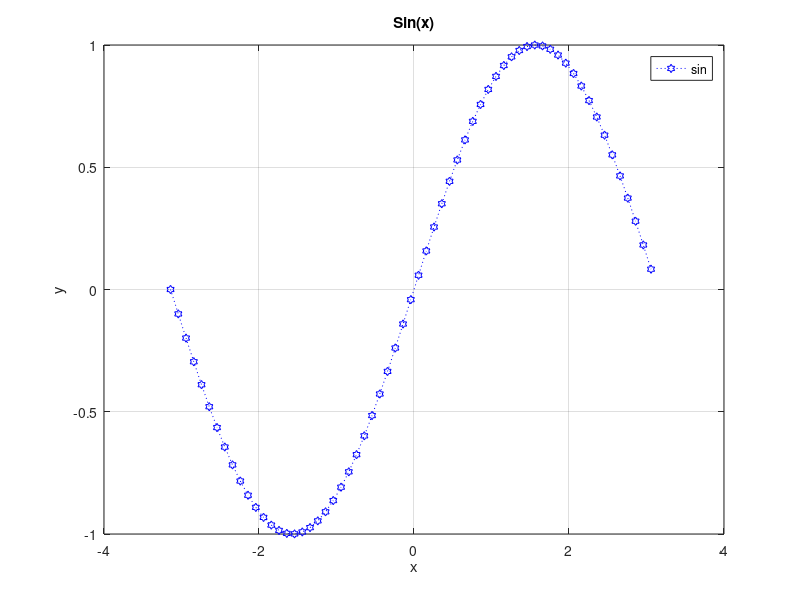
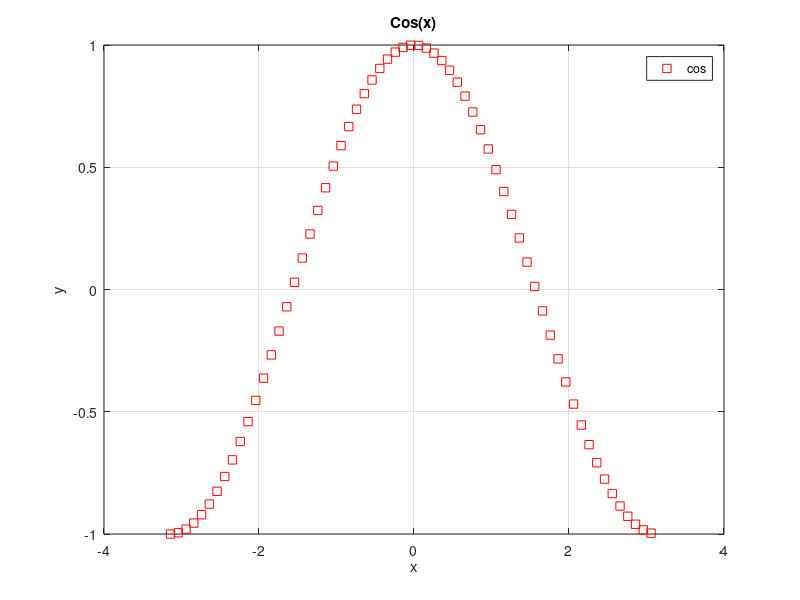
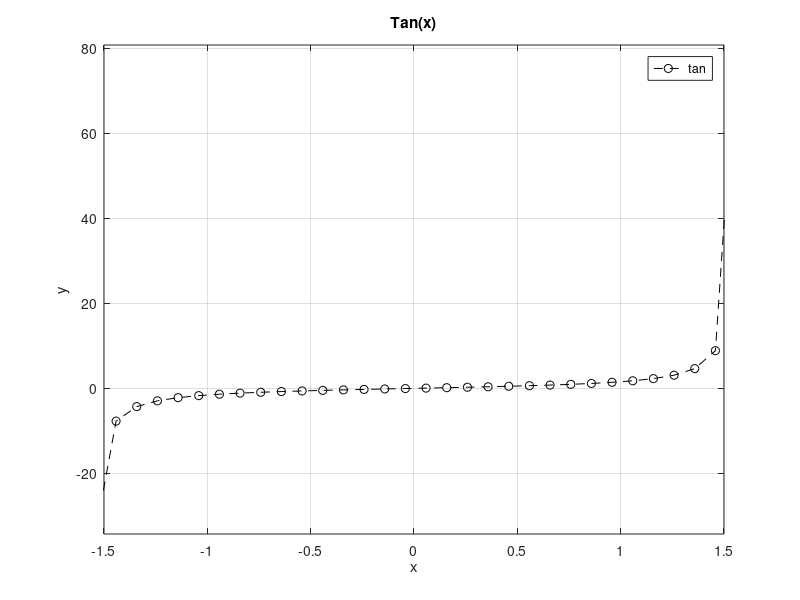

Source code (MATLAB) for these figures, in order:
clear all;
clc;

% Preprare data
x = -pi : .1 : pi;
y = sin(x);
z = cos(x);
a = tan(x);

% Sin
figure(1);
plot(x, y, 'bh:');
grid on;
legend('sin');
title('Sin(x)')
xlabel('x');
ylabel('y');

% Cos
figure(2);
plot(x, z, 'rs');
grid on;
legend('cos');
title('Cos(x)')
xlabel('x');
ylabel('y');

% Tan
figure(3);
plot(x, a, 'ko--');
grid on;
legend('tan');
title('Tan(x)')
xlabel('x');
ylabel('y');
axis([ -1.5 1.5 min(a) max(a) ]);

